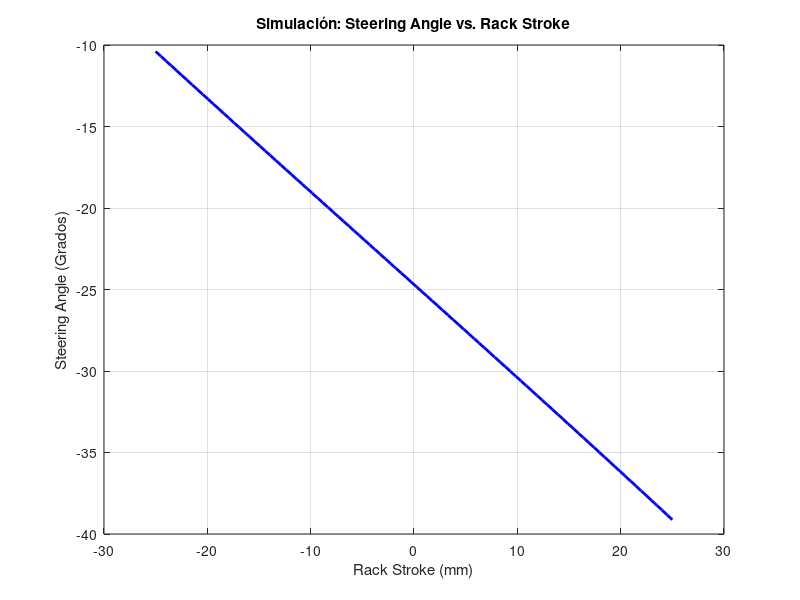

Write MATLAB code to recreate this figure.
% =========================================================================
% Simulación: Steering Angle vs Stroke (FSAE)
% =========================================================================
clear; clc; close all;

% 1. Parámetros Geométricos (Valores de ejemplo - ¡Necesitas medirlos en CAD!)
W_kp = 1200;       % Distancia transversal entre Kingpins (mm)
L_rack = 400;      % Longitud de la cremallera (mm)
Y_rack = 150;      % Distancia longitudinal del eje a la cremallera (mm)
R_arm = 100;       % Longitud del steering arm en la mangueta (mm)
L_tie = 420;       % Longitud de la bieleta / tie rod (mm)
theta_0 = deg2rad(105); % Ángulo inicial estático del steering arm

% 2. Vector de entrada: Desplazamiento del rack (Stroke)
% Supongamos que el rack se mueve de -25 mm a +25 mm
stroke = linspace(-25, 25, 100); 
steering_angle_deg = zeros(1, length(stroke));

% 3. Solución Cinemática (Loop)
% Opciones para el solver numérico
options = optimset('Display', 'off'); 

for i = 1:length(stroke)
    s = stroke(i);
    
    % Posición del extremo del rack R(s)
    Rx = (L_rack / 2) + s;
    Ry = Y_rack;
    
    % Función de restricción de distancia (Tie Rod = constante)
    % Buscamos el ángulo 'theta' que hace que esta ecuación sea 0
    % Ecuación: (Bx - Rx)^2 + (By - Ry)^2 - L_tie^2 = 0
    fun = @(theta) ((W_kp/2 + R_arm*cos(theta)) - Rx)^2 + ...
                   ((0      + R_arm*sin(theta)) - Ry)^2 - L_tie^2;
               
    % Resolver numéricamente usando el ángulo estático como aproximación inicial
    theta_sol = fzero(fun, theta_0, options);
    
    % Calcular la variación del ángulo (Steering angle real)
    delta_theta = theta_sol - theta_0;
    
    % Guardar en grados
    steering_angle_deg(i) = rad2deg(delta_theta);
end

% 4. Graficar Resultados
figure;
plot(stroke, steering_angle_deg, 'b-', 'LineWidth', 2);
grid on;
title('Simulación: Steering Angle vs. Rack Stroke');
xlabel('Rack Stroke (mm)');
ylabel('Steering Angle (Grados)');
